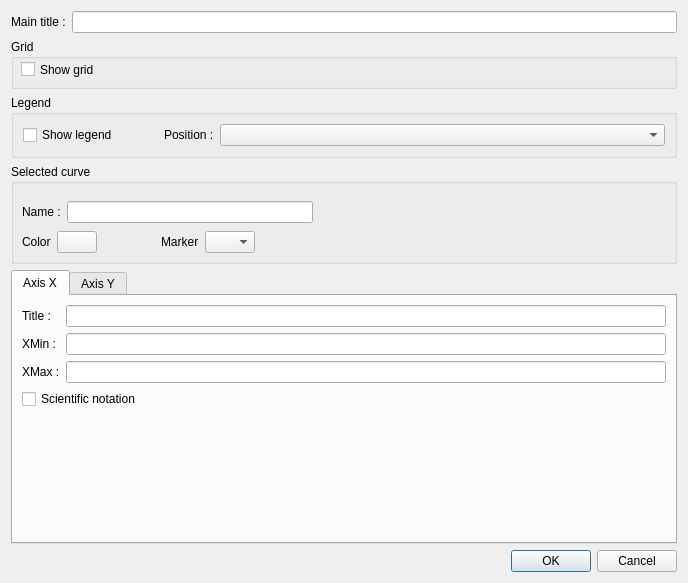
<?xml version="1.0" encoding="UTF-8"?>
<ui version="4.0">
 <class>PlotSettings</class>
 <widget class="QDialog" name="PlotSettings">
  <property name="geometry">
   <rect>
    <x>0</x>
    <y>0</y>
    <width>688</width>
    <height>583</height>
   </rect>
  </property>
  <property name="sizePolicy">
   <sizepolicy hsizetype="Expanding" vsizetype="Expanding">
    <horstretch>0</horstretch>
    <verstretch>0</verstretch>
   </sizepolicy>
  </property>
  <property name="windowTitle">
   <string>CurvePlot settings</string>
  </property>
  <layout class="QVBoxLayout" name="verticalLayout_2">
   <item>
    <layout class="QVBoxLayout" name="verticalLayout">
     <property name="sizeConstraint">
      <enum>QLayout::SetDefaultConstraint</enum>
     </property>
     <item>
      <layout class="QHBoxLayout" name="horizontalLayout">
       <item>
        <widget class="QLabel" name="titleLabel">
         <property name="text">
          <string>Main title :</string>
         </property>
        </widget>
       </item>
       <item>
        <widget class="QLineEdit" name="titleEdit"/>
       </item>
      </layout>
     </item>
     <item>
      <widget class="QGroupBox" name="gridPanel">
       <property name="minimumSize">
        <size>
         <width>0</width>
         <height>50</height>
        </size>
       </property>
       <property name="title">
        <string>Grid</string>
       </property>
       <property name="flat">
        <bool>false</bool>
       </property>
       <widget class="QCheckBox" name="gridCheckBox">
        <property name="geometry">
         <rect>
          <x>10</x>
          <y>20</y>
          <width>771</width>
          <height>21</height>
         </rect>
        </property>
        <property name="text">
         <string>Show grid</string>
        </property>
       </widget>
      </widget>
     </item>
     <item>
      <widget class="QGroupBox" name="legendPanel">
       <property name="minimumSize">
        <size>
         <width>0</width>
         <height>50</height>
        </size>
       </property>
       <property name="title">
        <string>Legend</string>
       </property>
       <layout class="QVBoxLayout" name="verticalLayout_5">
        <item>
         <layout class="QHBoxLayout" name="horizontalLayout_2">
          <item>
           <widget class="QCheckBox" name="showLegendCheckBox">
            <property name="text">
             <string>Show legend</string>
            </property>
            <property name="tristate">
             <bool>false</bool>
            </property>
           </widget>
          </item>
          <item>
           <spacer name="horizontalSpacer">
            <property name="orientation">
             <enum>Qt::Horizontal</enum>
            </property>
            <property name="sizeType">
             <enum>QSizePolicy::Fixed</enum>
            </property>
            <property name="sizeHint" stdset="0">
             <size>
              <width>40</width>
              <height>20</height>
             </size>
            </property>
           </spacer>
          </item>
          <item>
           <widget class="QLabel" name="legendPositionLabel">
            <property name="text">
             <string>Position :</string>
            </property>
           </widget>
          </item>
          <item>
           <widget class="QComboBox" name="legendPositionComboBox">
            <property name="sizePolicy">
             <sizepolicy hsizetype="Expanding" vsizetype="Fixed">
              <horstretch>0</horstretch>
              <verstretch>0</verstretch>
             </sizepolicy>
            </property>
           </widget>
          </item>
         </layout>
        </item>
       </layout>
      </widget>
     </item>
     <item>
      <widget class="QGroupBox" name="selectedCurvePanel">
       <property name="minimumSize">
        <size>
         <width>0</width>
         <height>100</height>
        </size>
       </property>
       <property name="title">
        <string>Selected curve</string>
       </property>
       <widget class="QWidget" name="layoutWidget">
        <property name="geometry">
         <rect>
          <x>11</x>
          <y>35</y>
          <width>291</width>
          <height>57</height>
         </rect>
        </property>
        <layout class="QVBoxLayout" name="verticalLayout_6">
         <item>
          <layout class="QHBoxLayout" name="horizontalLayout_6">
           <item>
            <widget class="QLabel" name="nameCurveLabel">
             <property name="text">
              <string>Name :</string>
             </property>
            </widget>
           </item>
           <item>
            <widget class="QLineEdit" name="nameCurve">
             <property name="palette">
              <palette>
               <active>
                <colorrole role="WindowText">
                 <brush brushstyle="SolidPattern">
                  <color alpha="255">
                   <red>145</red>
                   <green>145</green>
                   <blue>145</blue>
                  </color>
                 </brush>
                </colorrole>
                <colorrole role="Text">
                 <brush brushstyle="SolidPattern">
                  <color alpha="255">
                   <red>105</red>
                   <green>105</green>
                   <blue>105</blue>
                  </color>
                 </brush>
                </colorrole>
               </active>
               <inactive>
                <colorrole role="WindowText">
                 <brush brushstyle="SolidPattern">
                  <color alpha="255">
                   <red>145</red>
                   <green>145</green>
                   <blue>145</blue>
                  </color>
                 </brush>
                </colorrole>
                <colorrole role="Text">
                 <brush brushstyle="SolidPattern">
                  <color alpha="255">
                   <red>105</red>
                   <green>105</green>
                   <blue>105</blue>
                  </color>
                 </brush>
                </colorrole>
               </inactive>
               <disabled>
                <colorrole role="WindowText">
                 <brush brushstyle="SolidPattern">
                  <color alpha="255">
                   <red>149</red>
                   <green>151</green>
                   <blue>153</blue>
                  </color>
                 </brush>
                </colorrole>
                <colorrole role="Text">
                 <brush brushstyle="SolidPattern">
                  <color alpha="255">
                   <red>158</red>
                   <green>158</green>
                   <blue>158</blue>
                  </color>
                 </brush>
                </colorrole>
               </disabled>
              </palette>
             </property>
             <property name="readOnly">
              <bool>true</bool>
             </property>
            </widget>
           </item>
          </layout>
         </item>
         <item>
          <layout class="QHBoxLayout" name="horizontalLayout_5">
           <item>
            <widget class="QLabel" name="colorCurveLabel">
             <property name="text">
              <string>Color</string>
             </property>
            </widget>
           </item>
           <item>
            <widget class="QPushButton" name="colorCurve">
             <property name="maximumSize">
              <size>
               <width>40</width>
               <height>16777215</height>
              </size>
             </property>
             <property name="text">
              <string/>
             </property>
            </widget>
           </item>
           <item>
            <spacer name="horizontalSpacer_3">
             <property name="orientation">
              <enum>Qt::Horizontal</enum>
             </property>
             <property name="sizeHint" stdset="0">
              <size>
               <width>40</width>
               <height>20</height>
              </size>
             </property>
            </spacer>
           </item>
           <item>
            <widget class="QLabel" name="markerCurveLabel">
             <property name="minimumSize">
              <size>
               <width>25</width>
               <height>0</height>
              </size>
             </property>
             <property name="maximumSize">
              <size>
               <width>48</width>
               <height>16777215</height>
              </size>
             </property>
             <property name="text">
              <string>Marker</string>
             </property>
            </widget>
           </item>
           <item>
            <widget class="QComboBox" name="markerCurve">
             <property name="maximumSize">
              <size>
               <width>50</width>
               <height>16777215</height>
              </size>
             </property>
            </widget>
           </item>
           <item>
            <spacer name="horizontalSpacer_2">
             <property name="orientation">
              <enum>Qt::Horizontal</enum>
             </property>
             <property name="sizeHint" stdset="0">
              <size>
               <width>40</width>
               <height>20</height>
              </size>
             </property>
            </spacer>
           </item>
          </layout>
         </item>
        </layout>
       </widget>
      </widget>
     </item>
     <item>
      <widget class="QTabWidget" name="tabWidget">
       <property name="minimumSize">
        <size>
         <width>0</width>
         <height>50</height>
        </size>
       </property>
       <property name="maximumSize">
        <size>
         <width>16777215</width>
         <height>423</height>
        </size>
       </property>
       <property name="currentIndex">
        <number>0</number>
       </property>
       <widget class="QWidget" name="axisXtabWidget">
        <attribute name="title">
         <string>Axis X</string>
        </attribute>
        <layout class="QVBoxLayout" name="verticalLayout_4">
         <item>
          <layout class="QGridLayout" name="gridLayout_2">
           <item row="0" column="0">
            <widget class="QLabel" name="axisXTitleLabel">
             <property name="text">
              <string>Title :</string>
             </property>
            </widget>
           </item>
           <item row="0" column="1">
            <widget class="QLineEdit" name="axisXTitleEdit"/>
           </item>
           <item row="1" column="0">
            <widget class="QLabel" name="axisXMinLabel">
             <property name="text">
              <string>XMin :</string>
             </property>
            </widget>
           </item>
           <item row="1" column="1">
            <widget class="QLineEdit" name="axisXMinEdit"/>
           </item>
           <item row="2" column="0">
            <widget class="QLabel" name="axisXMaxLabel">
             <property name="text">
              <string>XMax :</string>
             </property>
            </widget>
           </item>
           <item row="2" column="1">
            <widget class="QLineEdit" name="axisXMaxEdit"/>
           </item>
           <item row="3" column="0" colspan="2">
            <widget class="QCheckBox" name="axisXSciCheckBox">
             <property name="text">
              <string>Scientific notation</string>
             </property>
            </widget>
           </item>
          </layout>
         </item>
         <item>
          <spacer name="verticalSpacer_2">
           <property name="orientation">
            <enum>Qt::Vertical</enum>
           </property>
           <property name="sizeHint" stdset="0">
            <size>
             <width>20</width>
             <height>65</height>
            </size>
           </property>
          </spacer>
         </item>
        </layout>
       </widget>
       <widget class="QWidget" name="axisYTabWidget">
        <attribute name="title">
         <string>Axis Y</string>
        </attribute>
        <layout class="QVBoxLayout" name="verticalLayout_3">
         <item>
          <layout class="QGridLayout" name="gridLayout">
           <item row="0" column="0">
            <widget class="QLabel" name="axisYTitleLabel">
             <property name="text">
              <string>Title :</string>
             </property>
            </widget>
           </item>
           <item row="0" column="1">
            <widget class="QLineEdit" name="axisYTitleEdit"/>
           </item>
           <item row="1" column="0">
            <widget class="QLabel" name="axisYMinLabel">
             <property name="text">
              <string>YMin :</string>
             </property>
            </widget>
           </item>
           <item row="1" column="1">
            <widget class="QLineEdit" name="axisYMinEdit"/>
           </item>
           <item row="2" column="0">
            <widget class="QLabel" name="axisYMaxLabel">
             <property name="text">
              <string>YMax :</string>
             </property>
            </widget>
           </item>
           <item row="2" column="1">
            <widget class="QLineEdit" name="axisYMaxEdit"/>
           </item>
           <item row="3" column="0" colspan="2">
            <widget class="QCheckBox" name="axisYSciCheckBox">
             <property name="text">
              <string>Scientific notation</string>
             </property>
            </widget>
           </item>
          </layout>
         </item>
         <item>
          <spacer name="verticalSpacer">
           <property name="orientation">
            <enum>Qt::Vertical</enum>
           </property>
           <property name="sizeHint" stdset="0">
            <size>
             <width>20</width>
             <height>40</height>
            </size>
           </property>
          </spacer>
         </item>
        </layout>
       </widget>
      </widget>
     </item>
     <item>
      <widget class="QDialogButtonBox" name="buttonBox">
       <property name="orientation">
        <enum>Qt::Horizontal</enum>
       </property>
       <property name="standardButtons">
        <set>QDialogButtonBox::Cancel|QDialogButtonBox::Ok</set>
       </property>
       <property name="centerButtons">
        <bool>false</bool>
       </property>
      </widget>
     </item>
    </layout>
   </item>
  </layout>
 </widget>
 <resources/>
 <connections>
  <connection>
   <sender>buttonBox</sender>
   <signal>rejected()</signal>
   <receiver>PlotSettings</receiver>
   <slot>reject()</slot>
   <hints>
    <hint type="sourcelabel">
     <x>321</x>
     <y>577</y>
    </hint>
    <hint type="destinationlabel">
     <x>286</x>
     <y>274</y>
    </hint>
   </hints>
  </connection>
  <connection>
   <sender>buttonBox</sender>
   <signal>accepted()</signal>
   <receiver>PlotSettings</receiver>
   <slot>accept()</slot>
   <hints>
    <hint type="sourcelabel">
     <x>253</x>
     <y>577</y>
    </hint>
    <hint type="destinationlabel">
     <x>157</x>
     <y>274</y>
    </hint>
   </hints>
  </connection>
  <connection>
   <sender>showLegendCheckBox</sender>
   <signal>stateChanged(int)</signal>
   <receiver>PlotSettings</receiver>
   <slot>onShowLegend(int)</slot>
   <hints>
    <hint type="sourcelabel">
     <x>56</x>
     <y>130</y>
    </hint>
    <hint type="destinationlabel">
     <x>198</x>
     <y>161</y>
    </hint>
   </hints>
  </connection>
  <connection>
   <sender>colorCurve</sender>
   <signal>clicked()</signal>
   <receiver>PlotSettings</receiver>
   <slot>onChangeColor()</slot>
   <hints>
    <hint type="sourcelabel">
     <x>74</x>
     <y>232</y>
    </hint>
    <hint type="destinationlabel">
     <x>343</x>
     <y>291</y>
    </hint>
   </hints>
  </connection>
 </connections>
 <slots>
  <slot>onShowLegend(int)</slot>
  <slot>onChangeColor()</slot>
 </slots>
</ui>
